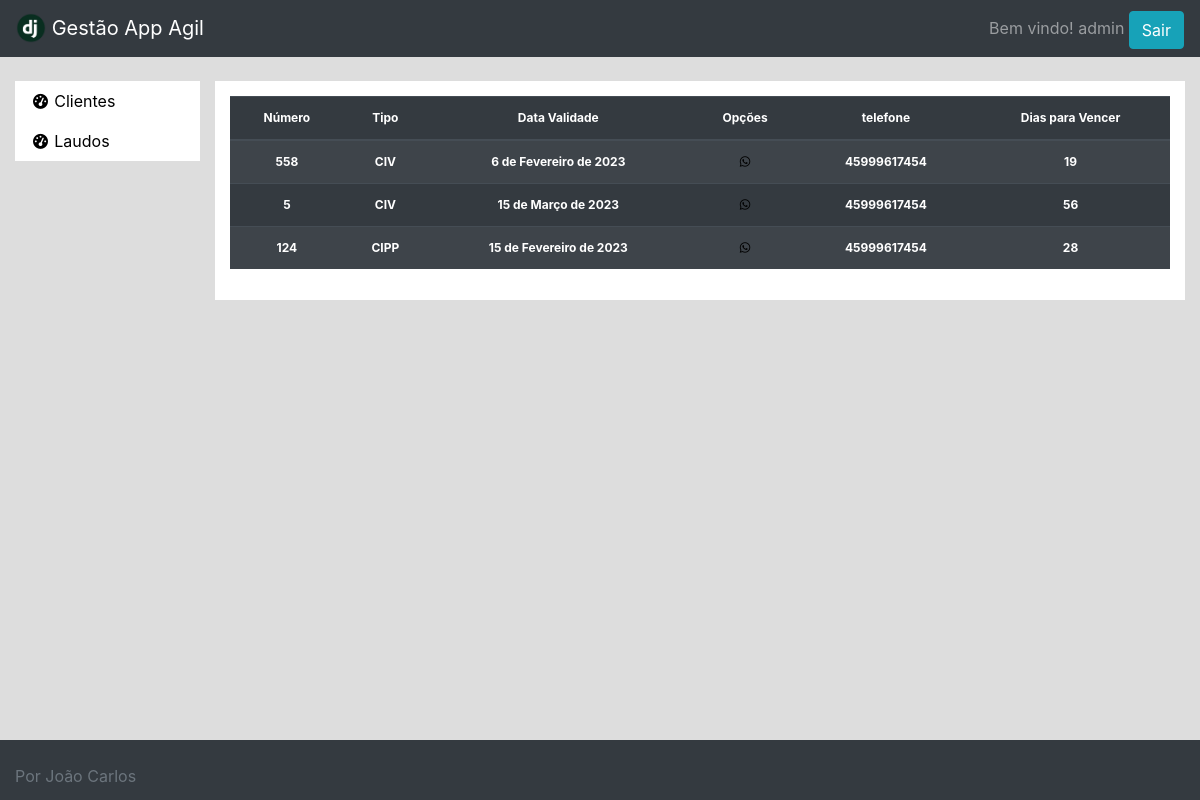
The page /wp/vencimento/ (signed in) on the database its author committed.
### clientes/models.py (models this page shows, shortened)
class Laudo(models.Model):
    CIPP = 'CIPP'
    CIV = 'CIV'
    DATE_INPUT_FORMATS = ['%d/%m/%Y']
    numero = models.IntegerField(unique=True)
    cliente = models.ForeignKey(Person, on_delete=models.CASCADE, null=True, blank=True)
    tipo = models.CharField(max_length=4, choices=[(CIV, 'CIV'),(CIPP, 'CIPP')])
    dataLaudo = models.DateField()
    placa = models.CharField(help_text="formato XXX-XXXX", max_length=8)
    dataValidade = models.DateField()
    def get_days_left(self):
        return (self.dataValidade-date.today()).days

### wp/views.py (the view)
# urls.py: path('vencimento/', login_required(views.vencimento), name='vencimento'),
def vencimento(request):
    laudos = Laudo.objects.all()
    for laudo in laudos:
        laudo.telefone = laudo.cliente.whatsapp
        laudo.vencimento = Laudo.get_days_left(laudo)
    return render(request, 'wp/vencimento.html', {'laudos':laudos})

### wp/templates/wp/vencimento.html (shortened to what this page needs)
{% extends 'base.html' %}
{% load static %}
{% load bootstrap %}
{% block main %}
    <table class="table table-striped table-dark">
        <thead>
        <tr>
            <th scope="col">Número</th>
            <th scope="col">Tipo</th>
            <th scope="col">Data Validade</th>
            <th scope="col">Opções</th>
            <th scope="col">telefone</th>
            <th scope="col">Dias para Vencer</th>
        </tr>
        </thead>
        <tbody>
        {% for laudo in laudos %}
        <tr>
            <th>{{ laudo.numero }}</th>
            <th>{{ laudo.tipo }}</th>
            <th>{{ laudo.dataValidade }}</th>
            <th><a href="{% url 'prepare' laudo.pk %}"><i class="fa-brands fa-whatsapp"></a></i></th>
            <th>{{ laudo.telefone }}</th>
            <th>{{ laudo.vencimento }}</th>
        </tr>
        {% endfor %}
        </tbody>
    </table>
{% endblock %}
{% block footer %}
    {% include 'footer.html' %}
{% endblock %}

### templates/base.html (shortened to what this page needs)
{% load static %}
<!doctype html>
<html lang="en">
<head>
    <link rel="stylesheet" href="https://cdn.jsdelivr.net/npm/bootstrap@4.3.1/dist/css/bootstrap.min.css">
    <link rel="stylesheet" href="https://cdn.jsdelivr.net/npm/bootstrap@5.1.0/dist/js/bootstrap.bundle.min.js">
    <link rel="stylesheet" href="https://cdnjs.cloudflare.com/ajax/libs/font-awesome/6.2.0/css/all.min.css"/>
    <link rel="stylesheet" href="{% static 'style.css' %}"/>
    <link rel="stylesheet" href="https://cdnjs.cloudflare.com/ajax/libs/datepicker/0.6.5/datepicker.min.css" />
</head>
<body>
    <div class="wrapper">
        <nav class="navbar navbar-dark bg-dark">
            <div class="row">
                <div class="col">
                    <a class="navbar-brand" href="{% url 'home' %}">
                    <img src="{% static 'pngegg.png' %}"
                    width="30" height="30" class="d-inline-block align-top" alt="">
                    Gestão App Agil
                    </a>
                </div>
            </div>
            <div>
                {% if user.is_authenticated %}
                    <span class="navbar-text">Bem vindo! {{ user.username }}</span>
                    <a href="{% url 'logout' %}"><button class="btn btn-info">Sair</button></a>
                {% else %}
                    <span class="navbar-text"Faça o login</span>
                    <button class="btn btn-info"><a href="{% url 'login' %}">Login</a></button>
                {% endif %}
            </div>
        </nav>
        <br/>
        <div class="container-fluid">
            <div class="row dashboard-layout">
                <div class="col-2" id="clientes-list">
                    <div class="menu">
                        <ul class="nav flex-column">
                            <li class="nav-item">
                                <a class="nav-link" href="{% url 'person_list'%}">
                                    <i class="fas fa-fw fa-tachometer-alt"></i>
                                    <span>Clientes</span>
                                </a>
                            </li>
                        </ul>
                        <ul class="nav flex-column">
                            <li class="nav-item">
                                <a class="nav-link" href="{% url 'laudo_list' %}">
                                    <i class="fas fa-fw fa-tachometer-alt"></i>
                                    <span>Laudos</span>
                                </a>
                            </li>
                        </ul>
                    </div>
                </div>
                <div class="col-10" id="dashboard">
                    <div class="conteudo">
                        {% block main %}
                        {% endblock %}
                    </div>
                    </div>
                </div>
            </div>
        </div>
    {% block footer %}
    {% endblock %}
</body>
</html>

### static/style.css (style rules this page uses)
body { min-width: 100%; min-height: 100%; background-color: #d4d4d4c9; }
a:link { text-decoration: none; color: black; }
.wrapper { max-width: 100%; padding: 0px; height: 100%; }
.conteudo { padding: 15px; }
.menu { background-color: white; }
#clientes-list { padding-right: 0%; }
.conteudo { background-color: white; }
.nav-link { color:black; }
.nav-item i { font-size: 15px; }
.table { align-items: center; text-align: center; }
.table tr { font-size: 12px; }

### rows shown on the page
Laudo: numero "558", tipo "CIV", dataValidade "6 de Fevereiro de 2023", telefone "45999617454", vencimento "19"
Laudo: numero "5", tipo "CIV", dataValidade "15 de Março de 2023", telefone "45999617454", vencimento "56"
Laudo: numero "124", tipo "CIPP", dataValidade "15 de Fevereiro de 2023", telefone "45999617454", vencimento "28"

### other values the page prints
{{ user.username }} "admin"
